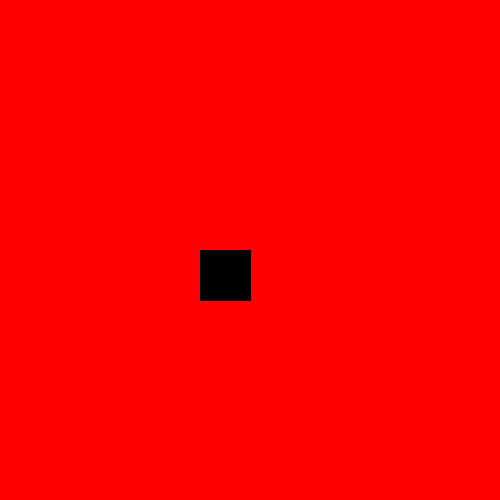
Frame 1 (no input)
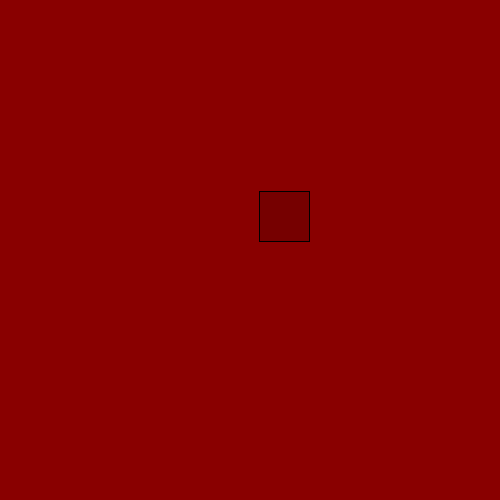
Frame 60 (the mouse pressed at the canvas centre just before this capture)
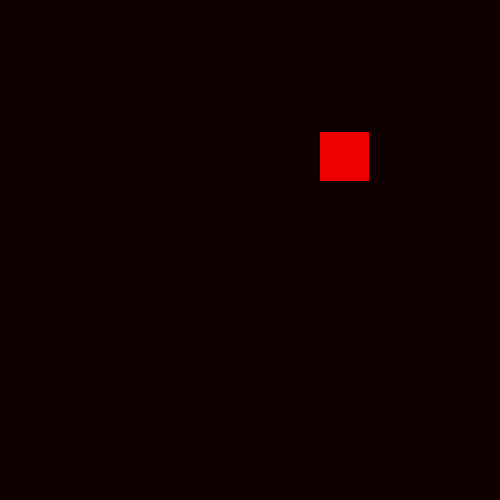
Frame 120 (the mouse held since frame 60 and released just before this capture)

The Processing sketch that drew these frames (run headless with seeded random() and noise(); from frame 60 on, the mouse is pressed at the canvas centre):

// Processing sketch: ejemplo_02
// ── ejemplo_02.pde
int posicion_en_x; // creo una variable del tipo entero (int) a la que voy a "llamar posicion_en_x"
int posicion_en_y; // creo una variable del tipo entero (int) a la que voy a "llamar posicion_en_y"
// recuerden que las variables del tipo int sirven para guardar números enteros

int rojo; // creo una variable del tipo entero (int)  a que voy a llamar "rojo"

// IMPORTANTE: los nombres de variables no pueden empezar con números, ni contener espacios ni caracteres especiales

void setup() {
  size(500, 500);
  posicion_en_x = 200;  // guardo el valor 200 en la variable posicion_en_x
  posicion_en_y = 250;  // guardo el valor 250 en la variable posicion_en_x
  rojo = 0; // guardo el valor 0 en la variable rojo
  
  //IMPORTANTE: para asignar valores utilizo el operador = 
}


void draw() {
  background(255 - rojo, 0 , 0); // utilizo el valor de la variable rojo para controlar el fondo
  fill(rojo, 0, 0); // y el color de relleno
  rect(posicion_en_x, posicion_en_y, 50, 50); // dibujo un rectangulo en las posicion que corresponde a los valores guardados en las variables de posicion, de lado 50
  
  posicion_en_x = posicion_en_x + 1; // aumento posicion en x en 1
  posicion_en_y = posicion_en_y - 1; // decremento posicion en 1 en 1
  
  rojo += 2; // aumento rojo en dos

  //  posicion_en_x += 1; // estas son sintaxis alternativas que me permiten incrementar una variable en un valor
  //  posicion_en_x ++; // esta me permite incrementar el valor de una variable de a uno
  
  // como constantemente modifico los valores de las variables de posición y color, creo la sensación de movimiento
}
